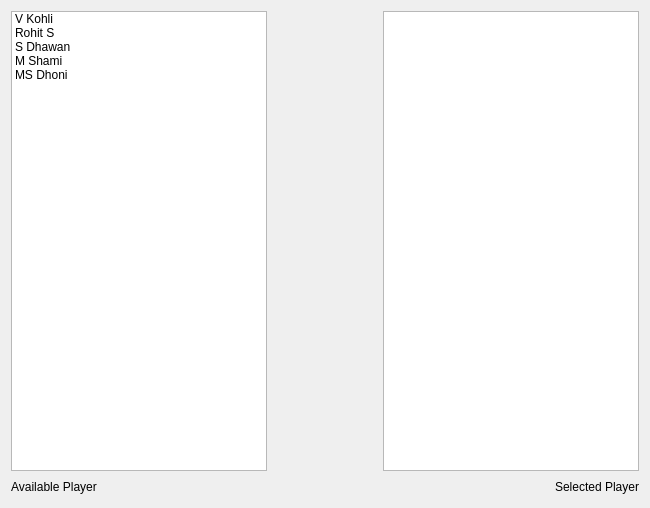
<?xml version="1.0" encoding="UTF-8"?>
<ui version="4.0">
 <class>Form</class>
 <widget class="QWidget" name="Form">
  <property name="geometry">
   <rect>
    <x>0</x>
    <y>0</y>
    <width>650</width>
    <height>508</height>
   </rect>
  </property>
  <property name="windowTitle">
   <string>Form</string>
  </property>
  <layout class="QVBoxLayout" name="verticalLayout">
   <item>
    <layout class="QHBoxLayout" name="horizontalLayout">
     <item>
      <widget class="QListWidget" name="listWidget">
       <item>
        <property name="text">
         <string>V Kohli</string>
        </property>
       </item>
       <item>
        <property name="text">
         <string>Rohit S</string>
        </property>
       </item>
       <item>
        <property name="text">
         <string>S Dhawan</string>
        </property>
       </item>
       <item>
        <property name="text">
         <string>M Shami</string>
        </property>
       </item>
       <item>
        <property name="text">
         <string>MS Dhoni</string>
        </property>
       </item>
      </widget>
     </item>
     <item>
      <spacer name="horizontalSpacer">
       <property name="orientation">
        <enum>Qt::Horizontal</enum>
       </property>
       <property name="sizeHint" stdset="0">
        <size>
         <width>40</width>
         <height>20</height>
        </size>
       </property>
      </spacer>
     </item>
     <item>
      <widget class="QListWidget" name="listWidget_2"/>
     </item>
    </layout>
   </item>
   <item>
    <layout class="QHBoxLayout" name="horizontalLayout_2">
     <item>
      <widget class="QLabel" name="label_2">
       <property name="text">
        <string>Available Player</string>
       </property>
       <property name="scaledContents">
        <bool>false</bool>
       </property>
       <property name="alignment">
        <set>Qt::AlignCenter</set>
       </property>
      </widget>
     </item>
     <item>
      <spacer name="horizontalSpacer_2">
       <property name="orientation">
        <enum>Qt::Horizontal</enum>
       </property>
       <property name="sizeHint" stdset="0">
        <size>
         <width>40</width>
         <height>20</height>
        </size>
       </property>
      </spacer>
     </item>
     <item>
      <widget class="QLabel" name="label">
       <property name="text">
        <string>Selected Player</string>
       </property>
       <property name="alignment">
        <set>Qt::AlignCenter</set>
       </property>
      </widget>
     </item>
    </layout>
   </item>
  </layout>
 </widget>
 <resources/>
 <connections/>
</ui>
